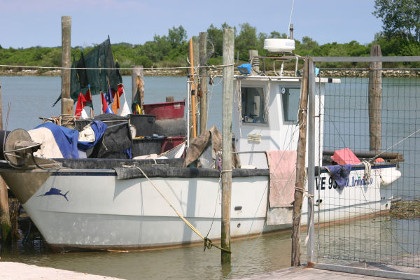
#> input picture imageops/boat-small.jpg, 420 x 280 px
$ python imageops-invert.py
#> lines starting #> are read from the running program, lines starting #| are printed output that depends on the picture
# Author:  Martin McBride
# Created: 2021-05-21
# Copyright (C) 2021, Martin McBride
# License: MIT

# Invert an image

from PIL import Image, ImageOps

image = Image.open('boat-small.jpg')
#> image is the input picture: PIL image 420x280 RGB; mean R, G, B 143.2, 144.1, 140.7
result_image = ImageOps.invert(image)
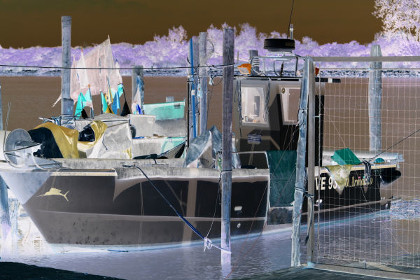
#> result_image: PIL image 420x280 RGB; mean R, G, B 111.8, 110.9, 114.3
result_image.save('imageops-invert.jpg')
